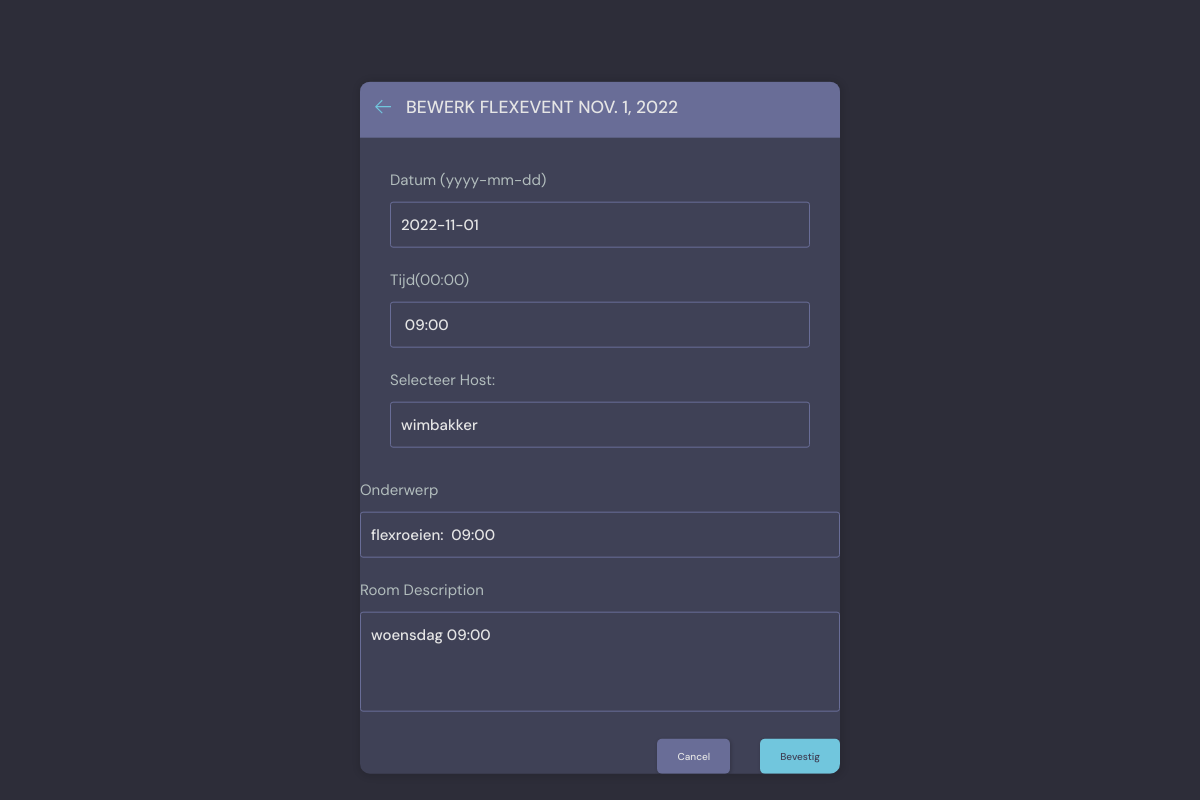
/erv-update-room/1/ (signed in), run on an earlier commit of the app's database.
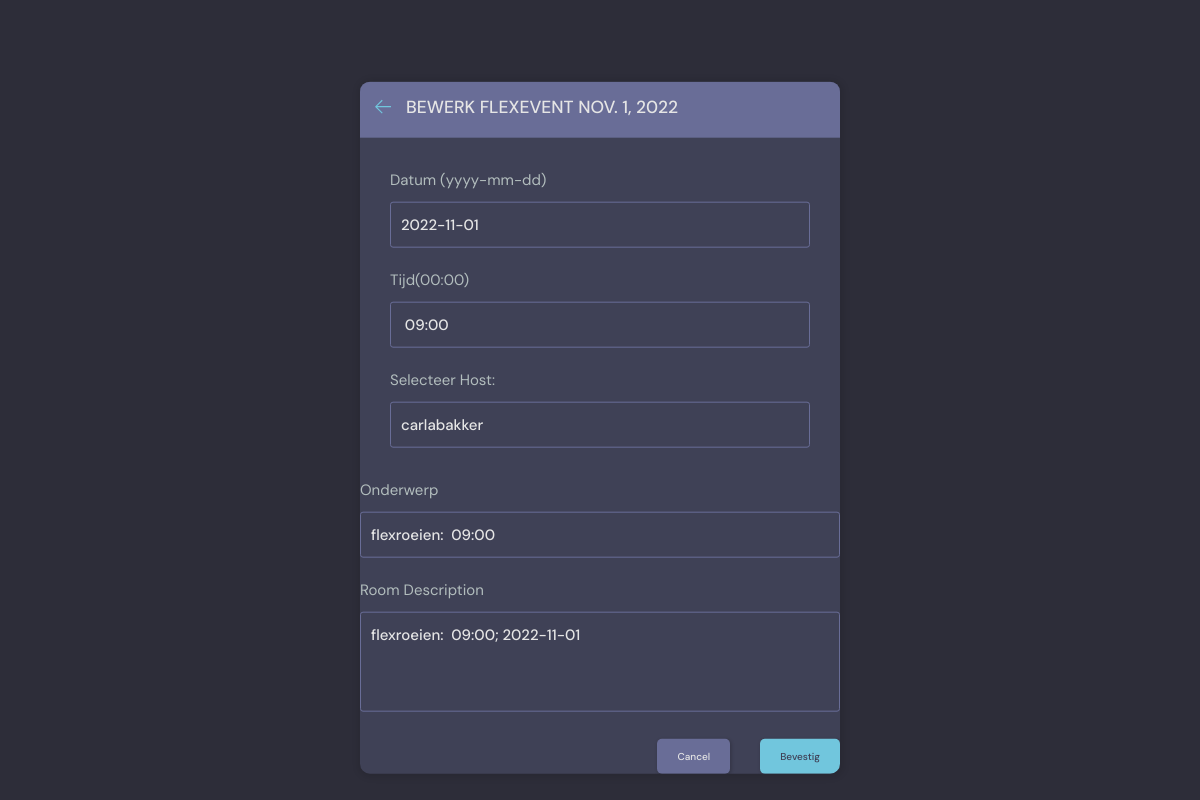
And on a later commit of the database.
### beatrix/models.py (models this page shows, shortened)
class Flexevent(models.Model):
    host = models.ForeignKey(User, on_delete=models.SET_NULL, null=True)
    id = models.AutoField(primary_key=True)
    topic = models.ForeignKey(Topic, on_delete=models.CASCADE,null=True) ##SET_NULL, null=True)
    event_text = models.CharField(max_length=200)
    name = models.CharField(max_length=200)
    description = models.TextField(null=True, blank=True) # database field (can Empty), form field (can Empty)
    pub_date = models.CharField(max_length=35)
    datum = models.DateField(auto_now=False)
    pub_time = models.CharField(max_length=35, default='10:00')
    lid = models.ManyToManyField(User, related_name='deelnemer', blank=True)
    created = models.DateTimeField(default=datetime.now, blank=True)

class Topic(models.Model):
    name = models.CharField(max_length=200)

### beatrix/views.py (the view, shortened to what this page needs)
# urls.py: path('erv-update-room/<str:pk>/', erv_updateRoom, name='erv-update-room'),
@login_required(login_url='login')
def erv_updateRoom(request, pk):
    room = Flexevent.objects.get(id=pk)
    form = erv_RoomForm(instance=room)
    hosts=User.objects.filter(person__is_host=True)
    print(hosts)
    topics = Topic.objects.all()
    context = {'form': form, 'topics': topics, 'room': room, 'hosts': hosts}
    return render(request, 'beatrix/erv-room_form.html', context)

### beatrix/forms.py
class erv_RoomForm(ModelForm):
    class Meta:
        model = Flexevent
        fields = '__all__'
        exclude = ['host', 'lid']

### beatrix/templates/beatrix/erv-room_form.html (shortened to what this page needs)
{% extends 'erv-base.html' %}
{% block content %}
<main class="outer">
  <div class="container">
    <div class="layout__box">
      <div class="layout__boxHeader">
        <div class="layout__boxTitle">
          <a href="/">
            <svg version="1.1" xmlns="http://www.w3.org/2000/svg" width="32" height="32" viewBox="0 0 32 32">
              <title>Terug</title>
              <path
                d="M13.723 2.286l-13.723 13.714 13.719 13.714 1.616-1.611-10.96-10.96h27.625v-2.286h-27.625l10.965-10.965-1.616-1.607z">
              </path>
            </svg>
          </a>
          <h3>
            Bewerk FlexEvent {{room.datum}}
          </h3>
        </div>
      </div>
      <div class="layout__body">
        <form class="form" action="" method="POST">
          <div class="form__group">
            <label for="room_slot">Datum (yyyy-mm-dd)</label type="date" name="datum"
              value="{{room.datum|date:'Y-M-D'}}">
            {{form.datum}}
          </div>
          <div class="form__group">
            <label for="room_slot">Tijd(00:00)</label type="time" name="pub_time" value="{{room.pub_time}}">
            {{form.pub_time}}
          </div>
          <div class="form__group">
            <label for="host-choice">Selecteer Host:</label>
            <input list="hosts" id="host-choice" name="host-choice" value="{{room.host}}">
          </div>
      </div>
      <div class="form__group">
        <label for="room_topic">Onderwerp</label>
        <input required type="text" value="{{room.topic.name}}" name="topic" list="topic-list" />
      </div>
      <div class="form__group">
        <label for="room_description">Room Description</label>
        {{form.description}}
      </div>
      <div class="form__action">
        <a class="btn btn--dark" href="{{request.META.HTTP_REFERER}}">Cancel</a>
        <button class="btn btn--main" type="submit">Bevestig</button>
      </div>
    </div>
  </div>
</main>
{% endblock content %}

What changed in the data, as far as the page shows it:
changed Flexevent "flexroeien: 09:00": host-choice "wimbakker" → "carlabakker"; description "woensdag 09:00" → "flexroeien: 09:00; 2022-11-01"
